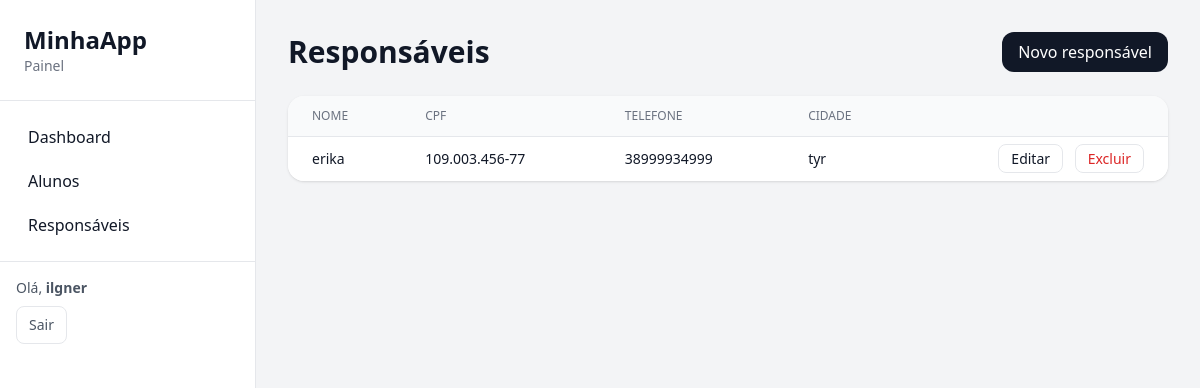
/responsaveis/ (signed in), run on the app's committed database.
### responsaveis/models.py (models this page shows, shortened)
class Responsavel(models.Model):
    nome      = models.CharField(max_length=120)
    telefone  = models.CharField(max_length=20, blank=True, null=True)
    cpf       = models.CharField(max_length=14, blank=True, null=True)
    idade     = models.PositiveIntegerField(blank=True, null=True)
    rua       = models.CharField(max_length=200, blank=True, null=True)
    bairro    = models.CharField(max_length=120, blank=True, null=True)
    cidade    = models.CharField(max_length=120, blank=True, null=True)
    cep       = models.CharField(max_length=9, blank=True, null=True)
    cor            = models.CharField(max_length=20, choices=COR_CHOICES, blank=True, null=True)
    escolaridade   = models.CharField(max_length=20, choices=ESCOLARIDADE_CHOICES, blank=True, null=True)
    criado_em = models.DateTimeField(auto_now_add=True)
    atualizado_em = models.DateTimeField(auto_now=True)
    class Meta:
        ordering = ["nome"]

### responsaveis/views.py (the view)
# urls.py: path('', views.ResponsavelListView.as_view(), name='list'),
class ResponsavelListView(LoginRequiredMixin, ListView):
    model = Responsavel
    template_name = 'responsaveis/responsaveis_list.html'
    context_object_name = 'responsaveis'
    paginate_by = 10

### responsaveis/templates/responsaveis/responsaveis_list.html (shortened to what this page needs)
{% extends 'base.html' %}
{% block content %}
  <div class="flex items-center justify-between mb-6">
    <h1 class="text-2xl md:text-3xl font-bold">Responsáveis</h1>
    <a href="{% url 'responsaveis:create' %}" class="px-4 py-2 rounded-xl bg-gray-900 text-white">Novo responsável</a>
  </div>
  <div class="bg-white rounded-2xl shadow overflow-hidden">
    <table class="min-w-full divide-y divide-gray-200 text-sm">
      <thead class="bg-gray-50">
        <tr>
          <th class="px-6 py-3 text-left text-xs font-medium text-gray-500 uppercase">Nome</th>
          <th class="px-6 py-3 text-left text-xs font-medium text-gray-500 uppercase">CPF</th>
          <th class="px-6 py-3 text-left text-xs font-medium text-gray-500 uppercase">Telefone</th>
          <th class="px-6 py-3 text-left text-xs font-medium text-gray-500 uppercase">Cidade</th>
          <th class="px-6 py-3"></th>
        </tr>
      </thead>
      <tbody class="bg-white divide-y divide-gray-200">
        {% for r in responsaveis %}
        <tr>
          <td class="px-6 py-3">{{ r.nome }}</td>
          <td class="px-6 py-3">{{ r.cpf|default:"—" }}</td>
          <td class="px-6 py-3">{{ r.telefone|default:"—" }}</td>
          <td class="px-6 py-3">{{ r.cidade|default:"—" }}</td>
          <td class="px-6 py-3 text-right space-x-2">
            <a href="{% url 'responsaveis:update' r.pk %}" class="px-3 py-1 rounded-lg border">Editar</a>
            <a href="{% url 'responsaveis:delete' r.pk %}" class="px-3 py-1 rounded-lg border text-red-600">Excluir</a>
          </td>
        </tr>
        {% empty %}
        <tr>
          <td class="px-6 py-6 text-gray-500" colspan="5">Nenhum responsável cadastrado.</td>
        </tr>
        {% endfor %}
      </tbody>
    </table>
  </div>
{% endblock %}

### dashboard/templates/base.html (shortened to what this page needs)
<!DOCTYPE html>
<html lang="pt-br">
<head>
    <script src="https://cdn.tailwindcss.com"></script>
</head>
<body class="bg-gray-100 text-gray-900">
    <div class="min-h-screen">
        <aside class="hidden md:block fixed inset-y-0 left-0 w-64 bg-white border-r">
            <div class="p-6 border-b">
                <a href="/" class="text-2xl font-bold">MinhaApp</a>
                <p class="text-sm text-gray-500">Painel</p>
            </div>
            <nav class="p-4 space-y-1">
                <a href="{% url 'dashboard:index' %}"
                    class="block px-3 py-2 rounded-lg hover:bg-gray-100 font-medium">Dashboard</a>
                <a href="{% url 'alunos:list' %}"
                    class="block px-3 py-2 rounded-lg hover:bg-gray-100 font-medium">Alunos</a>
                <a href="{% url 'responsaveis:list' %}"
                    class="block px-3 py-2 rounded-lg hover:bg-gray-100 font-medium">Responsáveis</a>
            </nav>
            <div class="p-4 border-t text-sm text-gray-600">
                {% if request.user.is_authenticated %}
                <div class="mb-2">Olá, <strong>{{ request.user.username }}</strong></div>
                <a href="{% url 'logout' %}"
                    class="inline-flex items-center px-3 py-2 rounded-lg border hover:bg-gray-50">Sair</a>
                {% else %}
                <a href="{% url 'login' %}"
                    class="inline-flex items-center px-3 py-2 rounded-lg bg-gray-900 text-white">Entrar</a>
                {% endif %}
            </div>
        </aside>
        <main class="md:ml-64 p-4 md:p-8">
            <div class="max-w-6xl mx-auto">
                {% block content %}{% endblock %}
            </div>
        </main>
    </div>
</body>
</html>

### data on the page
Responsavel: nome "erika", cpf "109.003.456-77", telefone "38999934999", cidade "tyr"

### other printed values
{{ request.user.username }} "ilgner"
